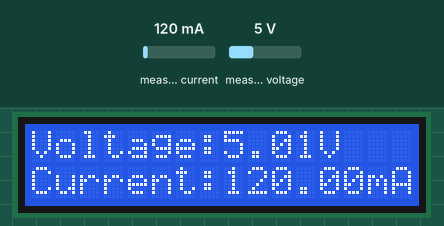
Simulated run of this sketch. Board: Arduino Uno, built with avr-gcc and run on an emulated ATmega328P. On the bench: 16×2 character LCD. The test bench sets the inputs (shaded band); at power-on: measured current 120 mA, measured voltage 5 V. What the sketch prints to the serial monitor is not drawn.

Above: at 1.2 s.
1.3 s: measured current set to 40 mA
At 2.8 s:
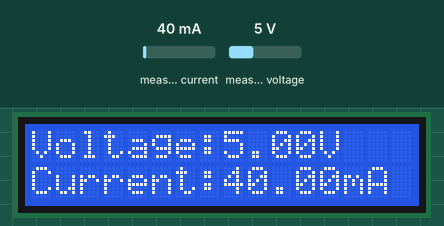
3.8 s: measured voltage set to 0.3 V
At 5.0 s:
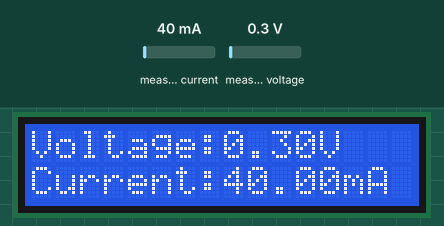
6.0 s: measured current set to 500 mA
At 7.2 s:
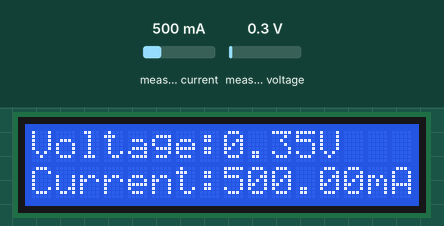
8.2 s: measured voltage set to 11.2 V
At 9.6 s:
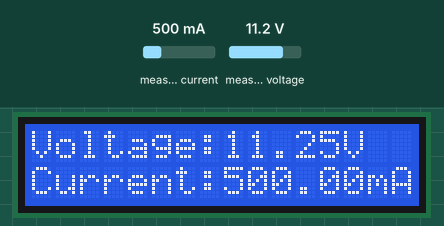
10.4 s: measured current set to 1000 mA
At 12.3 s:
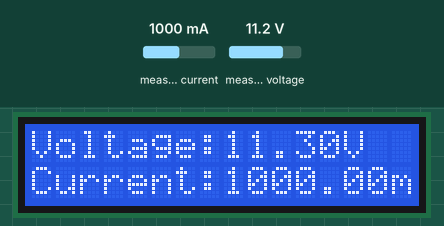
Timing chart, 0 to 13.6 s (numbered marks = the images above; inputs shaded):
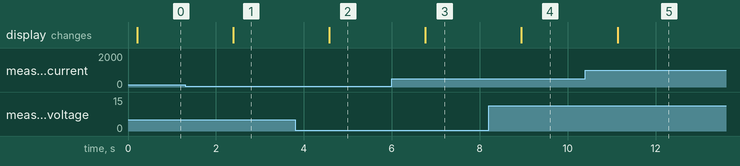

The sketch:

solarPanel_LCD.ino
```cpp
#include <Wire.h>
#include <INA219_WE.h>
#include <LiquidCrystal_I2C.h>

#define I2C_ADDRESS 0x40

INA219_WE ina219(I2C_ADDRESS);
LiquidCrystal_I2C lcd(0x27,16,2);  // set the LCD address to 0x27 for a 16 chars and 2 line display

void setup() {
  lcd.init();
  lcd.backlight();
  lcd.clear();
  Serial.begin(9600);
  Wire.begin();
  if(!ina219.init()){
    Serial.println("INA219 not connected!");
    lcd.print("INA219");
    lcd.setCursor(0,1);
    lcd.print(" not connected!");
  } else {
    Serial.println("INA219 connected!");
    lcd.clear();
    lcd.print("Voltage:");
    lcd.setCursor(0,1);
    lcd.print("Current:");
    Serial.println("INA219 Current Sensor with solar panel");
  }
}

void loop() {
  float shuntVoltage_mV = 0.0;
  float loadVoltage_V = 0.0;
  float busVoltage_V = 0.0;
  float current_mA = 0.0;
  float power_mW = 0.0;
  bool ina219_overflow = false;

  shuntVoltage_mV = ina219.getShuntVoltage_mV();
  busVoltage_V = ina219.getBusVoltage_V();
  current_mA = ina219.getCurrent_mA();
  power_mW = ina219.getBusPower();
  loadVoltage_V  = busVoltage_V + (shuntVoltage_mV / 1000);
  ina219_overflow = ina219.getOverflow();

  Serial.print("Shunt Voltage [mV]: "); Serial.println(shuntVoltage_mV);
  Serial.print("Bus Voltage [V]: "); Serial.println(busVoltage_V);
  Serial.print("Load Voltage [V]: "); Serial.println(loadVoltage_V);
  Serial.print("Current[mA]: "); Serial.println(current_mA);
  Serial.print("Bus Power [mW]: "); Serial.println(power_mW);

  lcd.setCursor(8,0);
  lcd.print(loadVoltage_V, 2);  // Print with 2 decimal places
  lcd.print("V     ");  // Add spaces to clear any previous data
  lcd.setCursor(8,1);
  lcd.print(current_mA, 2);  // Print with 2 decimal places
  lcd.print("mA    ");  // Add spaces to clear any previous data

  if(!ina219_overflow){
    Serial.println("Values OK - no overflow");
  } else {
    Serial.println("Overflow! Choose higher PGAIN");
  }
  Serial.println();

  delay(1000);
}
```

Measured:
- after the input at 1.3 s, the display: changes after 1.1 s (image 1)
- after the input at 3.8 s, the display: changes after 0.78 s (image 2)
- after the input at 6.0 s, the display: changes after 0.76 s (image 3)
- after the input at 8.2 s, the display: changes after 0.75 s (image 4)
- after the input at 10.4 s, the display: changes after 0.74 s (image 5)
